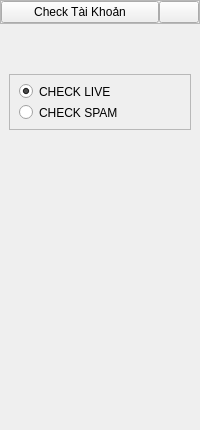
              <widget class="QWidget" name="pageCheckAccount">
               <layout class="QVBoxLayout" name="verticalLayout_7">
                <property name="spacing">
                 <number>0</number>
                </property>
                <property name="leftMargin">
                 <number>0</number>
                </property>
                <property name="topMargin">
                 <number>0</number>
                </property>
                <property name="rightMargin">
                 <number>0</number>
                </property>
                <property name="bottomMargin">
                 <number>0</number>
                </property>
                <item>
                 <widget class="QFrame" name="frmCheckAccountToggle">
                  <property name="maximumSize">
                   <size>
                    <width>16777215</width>
                    <height>50</height>
                   </size>
                  </property>
                  <property name="frameShape">
                   <enum>QFrame::StyledPanel</enum>
                  </property>
                  <property name="frameShadow">
                   <enum>QFrame::Raised</enum>
                  </property>
                  <layout class="QHBoxLayout" name="horizontalLayout" stretch="10,1">
                   <property name="spacing">
                    <number>0</number>
                   </property>
                   <property name="leftMargin">
                    <number>0</number>
                   </property>
                   <property name="topMargin">
                    <number>0</number>
                   </property>
                   <property name="rightMargin">
                    <number>0</number>
                   </property>
                   <property name="bottomMargin">
                    <number>0</number>
                   </property>
                   <item>
                    <widget class="QPushButton" name="btnCheckAccountToggle">
                     <property name="text">
                      <string>Check Tài Khoản</string>
                     </property>
                     <property name="icon">
                      <iconset resource="src.qrc">
                       <normaloff>:/images/icons/sidebar/icons8-check-50.png</normaloff>:/images/icons/sidebar/icons8-check-50.png</iconset>
                     </property>
                     <property name="iconSize">
                      <size>
                       <width>30</width>
                       <height>30</height>
                      </size>
                     </property>
                    </widget>
                   </item>
                   <item>
                    <widget class="QPushButton" name="btnCheckAccountToggleDropdown">
                     <property name="text">
                      <string/>
                     </property>
                     <property name="icon">
                      <iconset resource="src.qrc">
                       <normaloff>:/images/icons/sidebar/icons8-expand-arrow-50.png</normaloff>:/images/icons/sidebar/icons8-expand-arrow-50.png</iconset>
                     </property>
                     <property name="iconSize">
                      <size>
                       <width>30</width>
                       <height>30</height>
                      </size>
                     </property>
                    </widget>
                   </item>
                  </layout>
                 </widget>
                </item>
                <item>
                 <widget class="QFrame" name="frmCheckAccount">
                  <property name="frameShape">
                   <enum>QFrame::NoFrame</enum>
                  </property>
                  <property name="frameShadow">
                   <enum>QFrame::Raised</enum>
                  </property>
                  <layout class="QVBoxLayout" name="verticalLayout_6">
                   <property name="spacing">
                    <number>0</number>
                   </property>
                   <property name="topMargin">
                    <number>50</number>
                   </property>
                   <property name="bottomMargin">
                    <number>300</number>
                   </property>
                   <item>
                    <widget class="QFrame" name="frame_12">
                     <property name="frameShape">
                      <enum>QFrame::StyledPanel</enum>
                     </property>
                     <property name="frameShadow">
                      <enum>QFrame::Raised</enum>
                     </property>
                     <layout class="QGridLayout" name="gridLayout">
                      <item row="0" column="0">
                       <widget class="QRadioButton" name="checkBoxCheckLive">
                        <property name="sizePolicy">
                         <sizepolicy hsizetype="Fixed" vsizetype="Fixed">
                          <horstretch>0</horstretch>
                          <verstretch>0</verstretch>
                         </sizepolicy>
                        </property>
                        <property name="text">
                         <string/>
                        </property>
                        <property name="checked">
                         <bool>true</bool>
                        </property>
                       </widget>
                      </item>
                      <item row="1" column="0">
                       <widget class="QRadioButton" name="checkBoxCheckSpam">
                        <property name="text">
                         <string/>
                        </property>
                       </widget>
                      </item>
                      <item row="0" column="1">
                       <widget class="QLabel" name="lbCheckBoxCheckSpam">
                        <property name="text">
                         <string>CHECK LIVE</string>
                        </property>
                       </widget>
                      </item>
                      <item row="1" column="1">
                       <widget class="QLabel" name="lbcheckBoxCheckLive">
                        <property name="text">
                         <string>CHECK SPAM</string>
                        </property>
                       </widget>
                      </item>
                     </layout>
                    </widget>
                   </item>
                  </layout>
                 </widget>
                </item>
               </layout>
              </widget>
